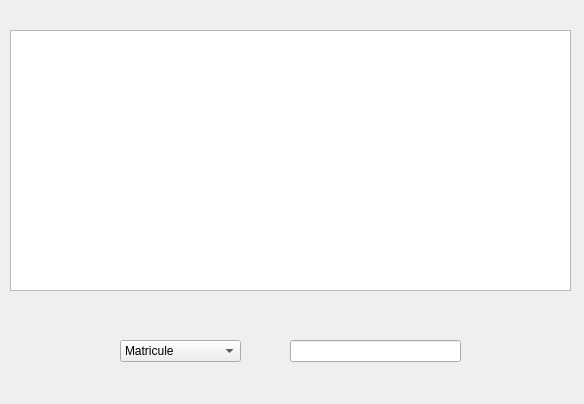
<?xml version="1.0" encoding="UTF-8"?>
<ui version="4.0">
 <class>Rechercher</class>
 <widget class="QDialog" name="Rechercher">
  <property name="geometry">
   <rect>
    <x>0</x>
    <y>0</y>
    <width>584</width>
    <height>404</height>
   </rect>
  </property>
  <property name="windowTitle">
   <string>Rechercher Employee</string>
  </property>
  <widget class="QTableView" name="tableView">
   <property name="geometry">
    <rect>
     <x>10</x>
     <y>30</y>
     <width>561</width>
     <height>261</height>
    </rect>
   </property>
  </widget>
  <widget class="QComboBox" name="comboBox">
   <property name="geometry">
    <rect>
     <x>120</x>
     <y>340</y>
     <width>121</width>
     <height>22</height>
    </rect>
   </property>
   <item>
    <property name="text">
     <string>Matricule</string>
    </property>
   </item>
   <item>
    <property name="text">
     <string>Nom</string>
    </property>
   </item>
   <item>
    <property name="text">
     <string>Prenom</string>
    </property>
   </item>
   <item>
    <property name="text">
     <string>Cin</string>
    </property>
   </item>
   <item>
    <property name="text">
     <string>Telephone</string>
    </property>
   </item>
   <item>
    <property name="text">
     <string>Email</string>
    </property>
   </item>
   <item>
    <property name="text">
     <string>Adresse</string>
    </property>
   </item>
   <item>
    <property name="text">
     <string>Password</string>
    </property>
   </item>
  </widget>
  <widget class="QLineEdit" name="lineEdit">
   <property name="geometry">
    <rect>
     <x>290</x>
     <y>340</y>
     <width>171</width>
     <height>22</height>
    </rect>
   </property>
  </widget>
  <widget class="QLabel" name="label">
   <property name="geometry">
    <rect>
     <x>-10</x>
     <y>0</y>
     <width>611</width>
     <height>421</height>
    </rect>
   </property>
   <property name="text">
    <string/>
   </property>
  </widget>
  <zorder>label</zorder>
  <zorder>tableView</zorder>
  <zorder>comboBox</zorder>
  <zorder>lineEdit</zorder>
 </widget>
 <resources/>
 <connections/>
</ui>
